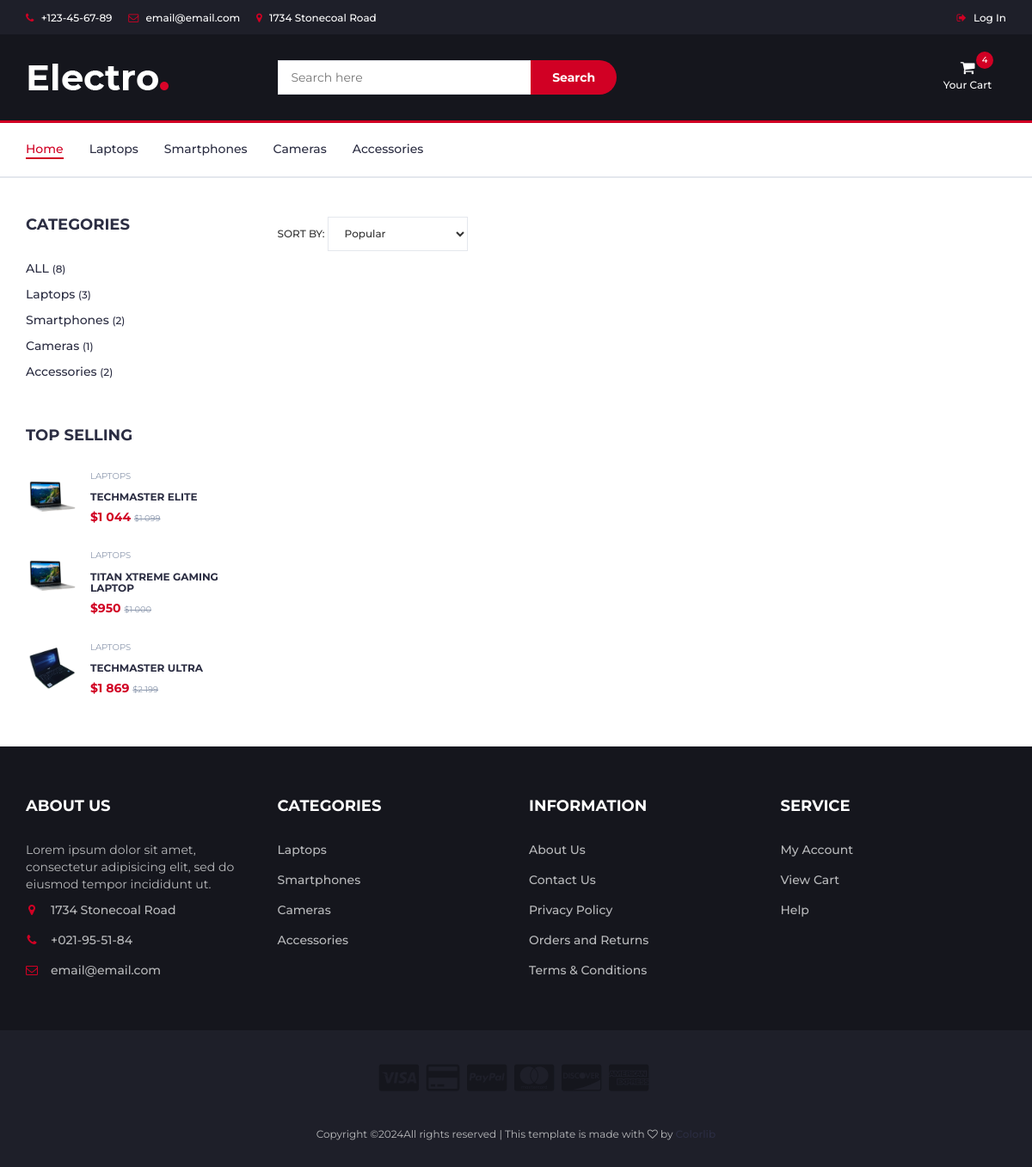
Page /goods/search on the committed database.
### carts/models.py (models this page shows, shortened)
class Cart(models.Model):
    user = models.ForeignKey(to=User, on_delete=models.CASCADE, blank=True, null=True)
    product = models.ForeignKey(to=Product, on_delete=models.CASCADE)
    quantity = models.SmallIntegerField(default=0)
    session_key = models.CharField(max_length=32, blank=True, null=True)
    created_timestampt = models.DateTimeField(auto_now_add=True)
    class Meta:
        db_table = "cart"
    objects = CartQuerySet().as_manager()
    def products_price(self):
        return round(self.product.sell_price() * self.quantity)

### main/models.py (models this page shows, shortened)
class Category(models.Model):
    name = models.CharField(max_length=150, unique=True)
    slug = models.SlugField(max_length=200, unique=True)
    image = models.ImageField(upload_to='category_images')
    class Meta:
        verbose_name_plural = "Categories"
    def product_count(self):
        return self.product_set.count()

class Product(models.Model):
    name = models.CharField(max_length=150, unique=True)
    slug = models.SlugField(max_length=200, unique=True)
    description = models.TextField()
    little_description = models.TextField()
    price = models.DecimalField(default=0.00, max_digits=7, decimal_places=2)
    discount = models.DecimalField(default=0.00, max_digits=4, decimal_places=2)
    quantity = models.PositiveIntegerField(default=0)
    category = models.ForeignKey(to=Category, on_delete=models.CASCADE)
    class Meta:
        ordering = ("id",)
    def sell_price(self):
        if self.discount:
            return round(self.price - (self.price * self.discount / 100), 2)
        return self.price

class ProductImage(models.Model):
    product = models.ForeignKey(
        Product, related_name="images", on_delete=models.CASCADE
    )
    image = models.ImageField(upload_to="product_images")

### goods/views.py (the view, shortened to what this page needs)
# urls.py: path("search", views.catalog, name="search"),
def catalog(request, category_slug=None):
    page = request.GET.get("page", 1)
    query = request.GET.get("q", None)
    sort_option = request.GET.get("sort", None)
    if category_slug == "all":
        goods = Product.objects.all()
    elif query:
        goods = q_search(query)
    else:
        goods = Product.objects.filter(category__slug=category_slug)
    if sort_option == "0":  # Popular
        goods = goods.annotate(average_rating=Avg("ratings__value")).order_by(
            "-average_rating"
        )
    elif sort_option == "3":  # Discount
        goods = goods.filter(discount__gt=0)
    categories = Category.objects.all()
    top_sellings = (
        Product.objects.all()
        .annotate(average_rating=Avg("ratings__value"))
        .order_by("-average_rating")[:3]
    )
    total_count = Product.objects.count()
    paginator = Paginator(goods, 6)
    current_page = paginator.page(int(page))
    context = {
        "title": "Catalog",
        "goods": current_page,
        "categories": categories,
        "top_sellings": top_sellings,
        "total_count": total_count,
        "slug_url": category_slug,
    }
    return render(request, "goods/catalog.html", context)

### goods/templates/goods/catalog.html (shortened to what this page needs)
{% extends 'base.html' %}
{% load static %}
{% load custom_filters %}
{% load goods_tags %}
{% block content %}
  <div class="section">
    <div class="container">
      <div class="row">
        <div id="aside" class="col-md-3">
          <div class="aside">
            <h3 class="aside-title">Categories</h3>
            <div class="checkbox-filter">
              <div class="input-checkbox">
                <a href="{% url 'goods:catalog' 'all' %}">
                  ALL
                  <small>({{ total_count }})</small>
                </a>
              </div>
              {% for category in categories %}
                <div class="input-checkbox">
                  <a href="{% url 'goods:catalog' category.slug %}">
                    {{ category.name }}
                    <small>({{ category.product_count }})</small>
                  </a>
                </div>
              {% endfor %}
            </div>
          </div>
          <br /><br />
          <div class="aside">
            <h3 class="aside-title">Top selling</h3>
            {% for product in top_sellings %}
              <div class="product-widget">
                <div class="product-img">
                  <img src="{{ product.images.first.image.url }}" alt="{{ product.name }}" />
                </div>
                <div class="product-body">
                  <p class="product-category">{{ product.category.name }}</p>
                  <h3 class="product-name"><a href="{% url 'goods:product' product.slug %}">{{ product.name }}</a></h3>
                  <h4 class="product-price">
                    ${{ product.sell_price|add_spaces }} {% if product.discount %}
                      <del class="product-old-price">${{ product.price|add_spaces }}</del>
                    {% endif %}
                  </h4>
                </div>
              </div>
            {% endfor %}
          </div>
        </div>
        <div id="store" class="col-md-9">
          <form action="{% if request.get.q %}
                        {% url 'goods:search' %}
                      {% else %}
                        {% url 'goods:catalog' slug_url %}
                      {% endif %}"
                method="get">
            <div class="store-filter clearfix">
              <div class="store-sort">
                <label>
                  Sort By:
                  <select class="input-select" name="sort" onchange="this.form.submit()">
                    <option value="0" {% if current_sort == '0' %}selected{% endif %}>Popular</option>
                  </select>
                </label>
              </div>
            </div>
          </form>
        </div>
      </div>
    </div>
  </div>
{% endblock %}

### templates/base.html (shortened to what this page needs)
{% load static %}
{% load goods_tags %}
{% load cart_tags %}
{% user_carts request as carts %}
<!DOCTYPE html>
<html lang="en">
  <head>
    <link type="text/css" rel="stylesheet" href="{% static 'css/bootstrap.min.css' %}" />
    <link type="text/css" rel="stylesheet" href="{% static 'css/slick.css' %}" />
    <link type="text/css" rel="stylesheet" href="{% static 'css/slick-theme.css' %}" />
    <link type="text/css" rel="stylesheet" href="{% static 'css/nouislider.min.css' %}" />
    <link rel="stylesheet" href="{% static 'css/font-awesome.min.css' %}" />
    <link type="text/css" rel="stylesheet" href="{% static 'css/style.css' %}" />
  </head>
  <body>
    <header>
      <div id="top-header">
        <div class="container">
          <ul class="header-links pull-left">
            <li>
              <a href="#"><i class="fa fa-phone"></i> +123-45-67-89</a>
            </li>
            <li>
              <a href="#"><i class="fa fa-envelope-o"></i> email@email.com</a>
            </li>
            <li>
              <a href="#"><i class="fa fa-map-marker"></i> 1734 Stonecoal Road</a>
            </li>
          </ul>
          <ul class="header-links pull-right">
            {% if not user.is_authenticated %}
              <li>
                <a href="{% url 'users:login' %}"><i class="fa fa-sign-out"></i> Log In</a>
              </li>
            {% endif %}
          </ul>
        </div>
      </div>
      <div id="header">
        <div class="container">
          <div class="row">
            <div class="col-md-3">
              <div class="header-logo">
                <a href="{% url 'main:index' %}" class="logo"><img src="{% static './img/logo.png' %}" alt="logo" /></a>
              </div>
            </div>
            <div class="col-md-6">
              <div class="header-search">
                <form action="{% url 'goods:search' %}" method="GET">
                  <input class="input" type="search" name="q" placeholder="Search here" />
                  <button class="search-btn">Search</button>
                </form>
              </div>
            </div>
            <div class="col-md-3 clearfix">
              <div class="header-ctn">
                <div class="dropdown">
                  <a class="dropdown-toggle" data-toggle="dropdown" aria-expanded="true">
                    <i class="fa fa-shopping-cart"></i>
                    <span>Your Cart</span>
                    <div class="qty">{{carts.total_quantity}}</div>
                  </a>
                </div>
              </div>
            </div>
          </div>
        </div>
      </div>
    </header>
    <nav id="navigation">
      <div class="container">
        <div id="responsive-nav">
          <ul class="main-nav nav navbar-nav">
            <li class="active">
              <a href="{% url 'main:index' %}">Home</a>
            </li>
            {% for category in categories %}
              <li>
                <a href="{% url 'goods:catalog' category.slug %}">{{ category.name }}</a>
              </li>
            {% endfor %}
          </ul>
        </div>
      </div>
    </nav>
    {% block content %}
    {% endblock %}
    <footer id="footer">
      <div class="section">
        <div class="container">
          <div class="row">
            <div class="col-md-3 col-xs-6">
              <div class="footer">
                <h3 class="footer-title">About Us</h3>
                <p>Lorem ipsum dolor sit amet, consectetur adipisicing elit, sed do eiusmod tempor incididunt ut.</p>
                <ul class="footer-links">
                  <li>
                    <a href="#"><i class="fa fa-map-marker"></i>1734 Stonecoal Road</a>
                  </li>
                  <li>
                    <a href="#"><i class="fa fa-phone"></i>+021-95-51-84</a>
                  </li>
                  <li>
                    <a href="#"><i class="fa fa-envelope-o"></i>email@email.com</a>
                  </li>
                </ul>
              </div>
            </div>
            <div class="col-md-3 col-xs-6">
              <div class="footer">
                <h3 class="footer-title">Categories</h3>
                <ul class="footer-links">
                  {% for category in categories %}
                    <li>
                      <a href="{% url 'goods:catalog' category.slug %}">{{ category.name }}</a>
                    </li>
                  {% endfor %}
                </ul>
              </div>
            </div>
            <div class="col-md-3 col-xs-6">
              <div class="footer">
                <h3 class="footer-title">Information</h3>
                <ul class="footer-links">
                  <li>
                    <a href="#">About Us</a>
                  </li>
                  <li>
                    <a href="#">Contact Us</a>
                  </li>
                  <li>
                    <a href="#">Privacy Policy</a>
                  </li>
                  <li>
                    <a href="#">Orders and Returns</a>
                  </li>
                  <li>
                    <a href="#">Terms & Conditions</a>
                  </li>
                </ul>
              </div>
            </div>
            <div class="col-md-3 col-xs-6">
              <div class="footer">
                <h3 class="footer-title">Service</h3>
                <ul class="footer-links">
                  <li>
                    <a href="{% url "users:profile" %}">My Account</a>
                  </li>
                  <li>
                    <a href="{% url "users:profile" %}">View Cart</a>
                  </li>
                  <li>
                    <a href="#">Help</a>
                  </li>
                </ul>
              </div>
            </div>
          </div>
        </div>
      </div>
      <div id="bottom-footer" class="section">
        <div class="container">
          <div class="row">
            <div class="col-md-12 text-center">
              <ul class="footer-payments">
                <li>
                  <a href="#"><i class="fa fa-cc-visa"></i></a>
                </li>
                <li>
                  <a href="#"><i class="fa fa-credit-card"></i></a>
                </li>
                <li>
                  <a href="#"><i class="fa fa-cc-paypal"></i></a>
                </li>
                <li>
                  <a href="#"><i class="fa fa-cc-mastercard"></i></a>
                </li>
                <li>
                  <a href="#"><i class="fa fa-cc-discover"></i></a>
                </li>
                <li>
                  <a href="#"><i class="fa fa-cc-amex"></i></a>
                </li>
              </ul>
              <span class="copyright">
                Copyright &copy;All rights reserved | This template is made with <i class="fa fa-heart-o" aria-hidden="true"></i> by <a href="https://colorlib.com" target="_blank">Colorlib</a>
              </span>
            </div>
          </div>
        </div>
      </div>
    </footer>
  </body>
</html>

### rows in the picture
Cart: total_quantity "4"
Category: name "Laptops", product_count "3"
Category: name "Smartphones", product_count "2"
Category: name "Cameras", product_count "1"
Category: name "Accessories", product_count "2"
Product: images.first.image (picture), category.name "LAPTOPS", name "TECHMASTER ELITE", sell_price|add_spaces "1 044", price|add_spaces "1 099"
Product: images.first.image (picture), category.name "LAPTOPS", name "TITAN XTREME GAMING LAPTOP", sell_price|add_spaces "950", price|add_spaces "1 000"
Product: images.first.image (picture), category.name "LAPTOPS", name "TECHMASTER ULTRA", sell_price|add_spaces "1 869", price|add_spaces "2 199"

### other values in the picture
{{ total_count }} "8"
